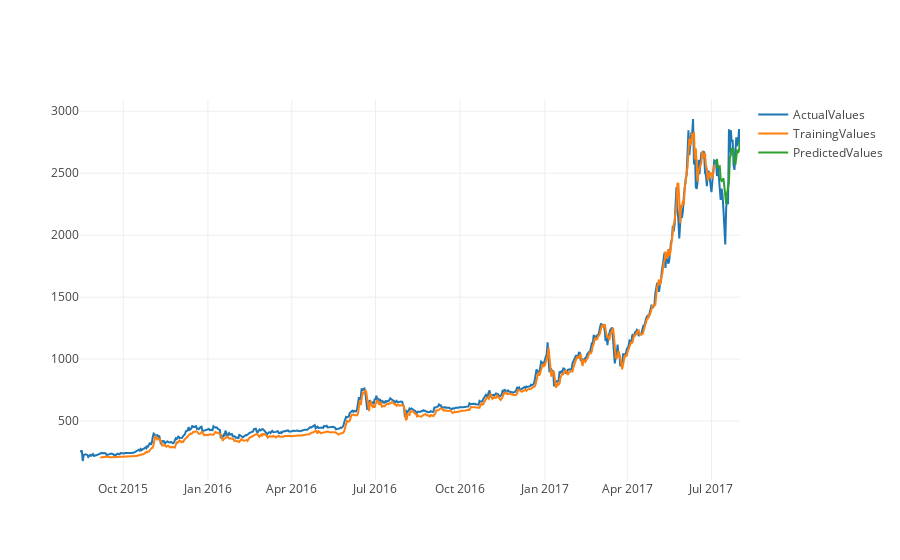

The notebook cell this image was saved under:
### Code cell
USDT_BTC = nextDayPrediction('USDT_BTC', 'poloniex' )

### Figure 1 — Plotly figure (JSON) as saved in the notebook; plotly's stock layout.template omitted (floating-point values rounded to 4 significant figures; data arrays with more than 128 entries replaced by an {"elided": "..."} marker saying what was removed)
{"data": [{"name": "ActualValues", "type": "scatter", "x": {"elided": "718 str values"}, "y": {"elided": "718 float values"}}, {"name": "TrainingValues", "type": "scatter", "x": {"elided": "718 str values"}, "y": {"elided": "718 float values"}}, {"name": "PredictedValues", "type": "scatter", "x": {"elided": "718 str values"}, "y": {"elided": "718 float values"}}], "layout": {}}
